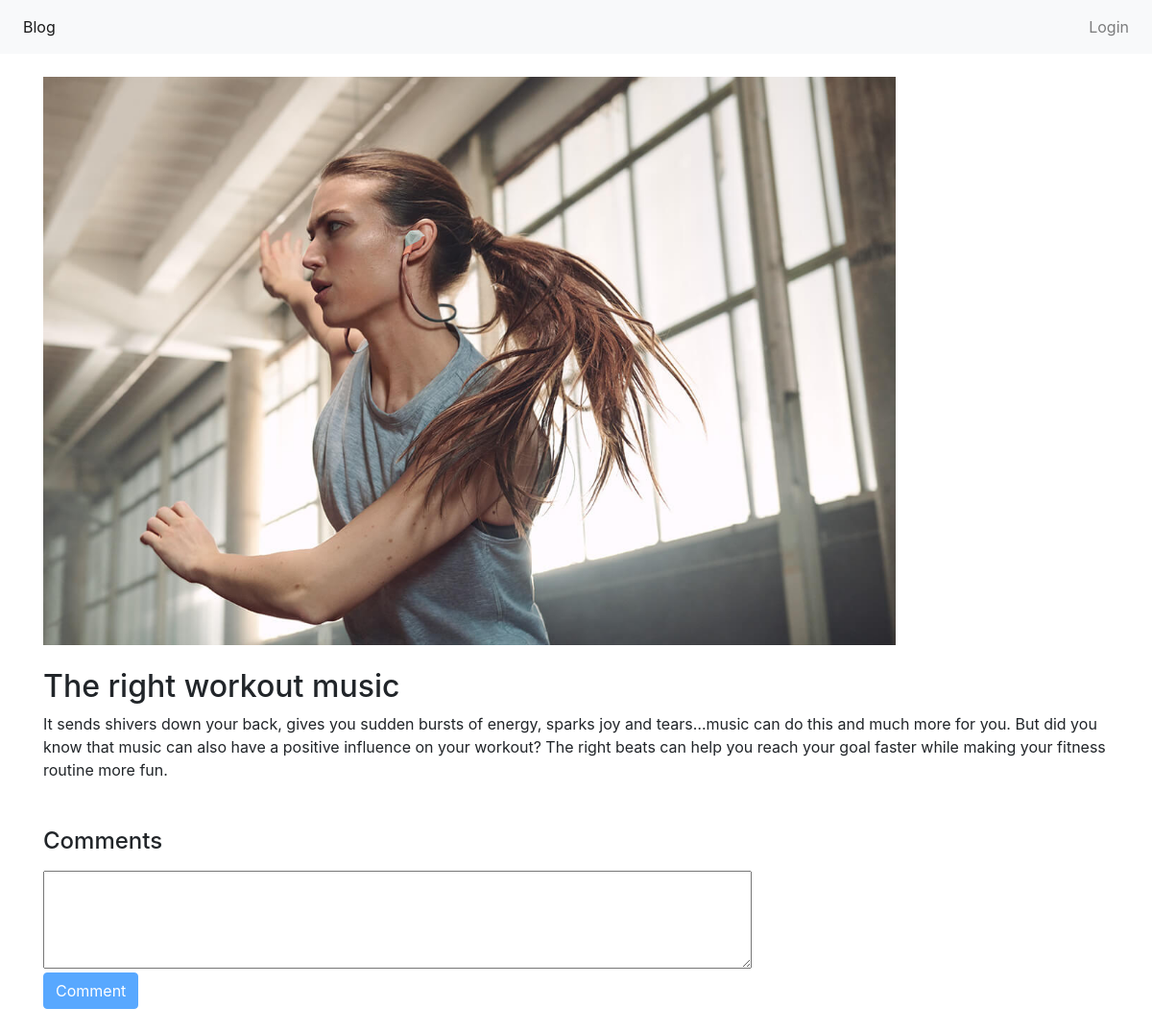
/single_post.php?post-slug=music-workout, run on the app's committed database.
### tables this page shows
CREATE TABLE `posts` (
  `id` int NOT NULL,
  `title` varchar(255) NOT NULL,
  `slug` varchar(255) NOT NULL,
  `image` varchar(255) NOT NULL,
  `body` text NOT NULL,
  `published` tinyint(1) NOT NULL,
  `created_at` timestamp NOT NULL DEFAULT CURRENT_TIMESTAMP,
  `category` int NOT NULL
);

### includes/public_functions.php (called while the page is built, shortened)
<?php
function getPost($slug){
	global $mysqli;
	$post = null;
	$post_slug = $_GET['post-slug'];
	$sql = "SELECT * FROM posts WHERE slug='$post_slug' AND published=true";
	$result = $mysqli->query($sql);
	if($result)
		$post = $result->fetch_assoc();
	return $post;
}
?>

### single_post.php (the view, shortened to what this page needs)
<?php
$loggedin = true;
if(!isset($_SESSION["loggedin"]) || $_SESSION["loggedin"] !== true) {
    $loggedin = false;
};
?>
</head>
<!DOCTYPE html>
<html lang="it">
<head>
   <?php include (dirname(__FILE__).'/components/head.php');?>
   <?php require_once('config.php') ?>
   <?php require_once(ROOT_PATH .'/includes/public_functions.php') ?>
   <?php
	if (isset($_GET['post-slug'])) {
		$post = getPost($_GET['post-slug']);
	}
    ?>
</head>
<body>
<?php include (dirname(__FILE__).'/components/navbar.php');?>
<div class="container">
	<div class="content" >
		<div class="post-wrapper">
			<div class="full-post-div">
            <?php if ($post == null): ?>
                <h2 class="post-title">Sorry... This post doesn`t exist</h2>
			<?php elseif ($post['published'] == false): ?>
                <h2 class="post-title">Sorry... This post has not been published</h2>
			<?php else: ?>
                <img src="<?php echo '/images/' . $post['image']; ?>" class="post_image mt-4 mb-4" alt="">
				<h2 class="post-title"><?php echo $post['title']; ?></h2>
				<div class="post-body-div">
					<?php echo html_entity_decode($post['body']); ?>
				</div>
			<?php endif ?>
			</div>
			<div class="comments mt-5">
				<h4>Comments</h4>
				<form action="addcomment.php" method="post">
				<textarea class="mb-1 mt-2" id="textComment" name="textComment" rows="4" cols="70" required></textarea>
				<div class="mb-4">
					<input type="submit" class="btn btn-primary" value="Comment" <?php if(!$loggedin) echo "disabled"?>/>
				</div>
				</form>
			</div>
		</div>
	</div>
</div>

### style.css (style rules this page uses)
img { max-width: 80%; }

### data on the page
posts: image (picture), title "The right workout music", body "It sends shivers down your back, gives you sudden bursts of energy, sparks joy and tears…music can do this and much more for you. But did you know that music can also have a positive influence on your workout? The right beats can help you reach your goal faster while making your fitness routine more fun."
